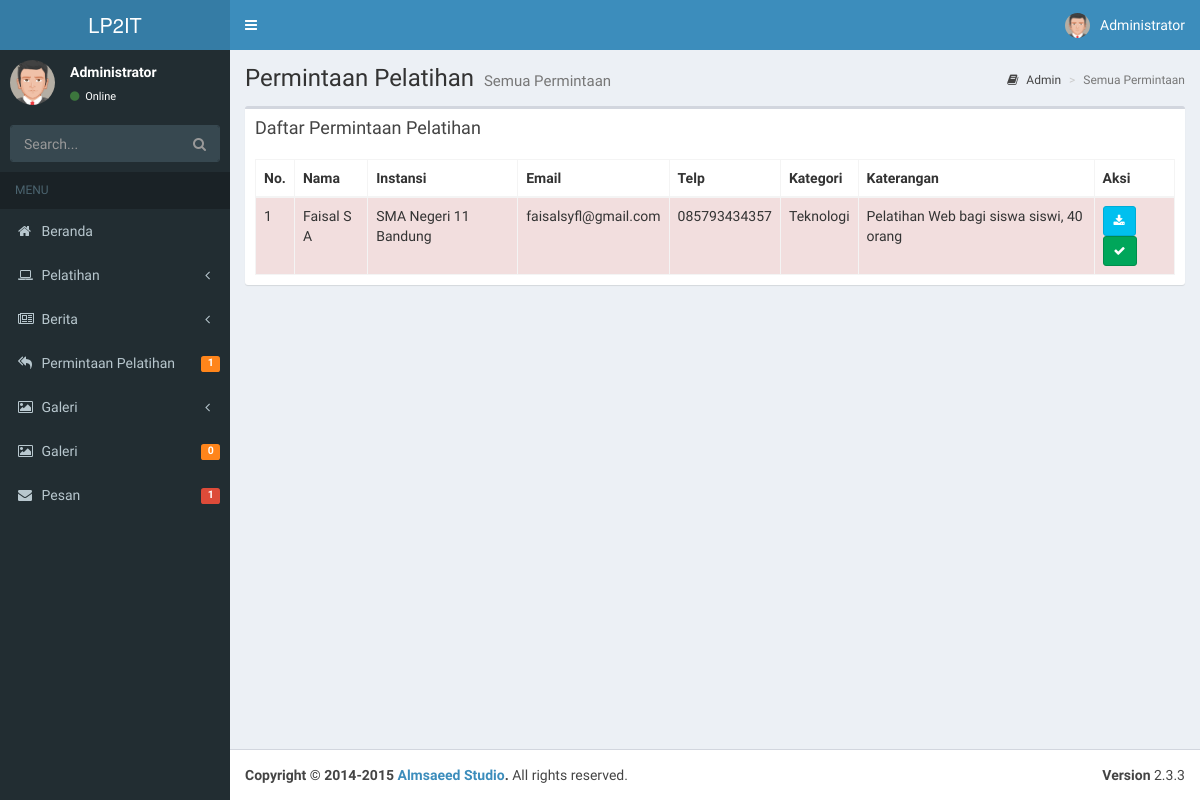
The page /index.php/admin/reqAll on the database as committed earlier.
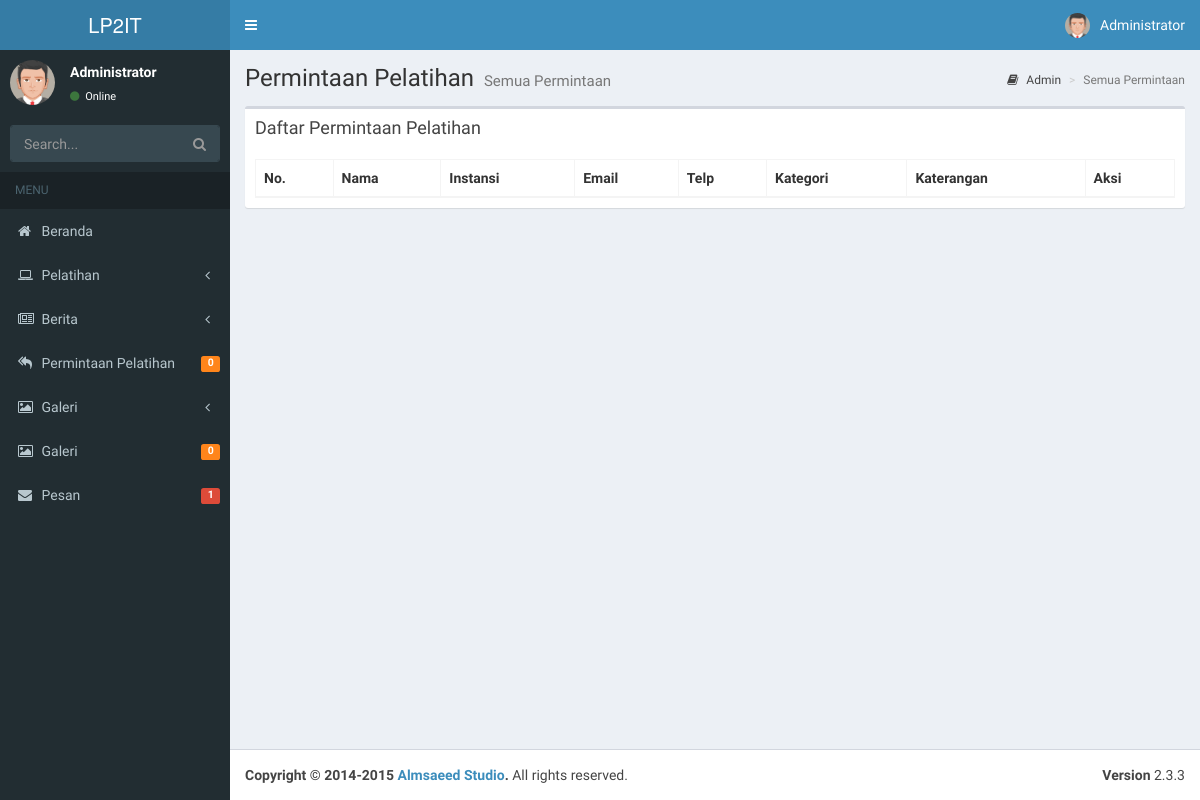
The same page on the database as committed later.
### tables this page shows
CREATE TABLE `tb_request` (
  `id` int(11) NOT NULL,
  `nama` varchar(255) NOT NULL,
  `instansi` varchar(255) NOT NULL,
  `email` varchar(255) NOT NULL,
  `telepon` varchar(255) NOT NULL,
  `kategori` varchar(255) NOT NULL,
  `keterangan` text NOT NULL,
  `file` varchar(255) NOT NULL,
  `stats` int(2) NOT NULL DEFAULT '0'
);

### application/controllers/Admin.php (called while the page is built, shortened)
<?php
class Admin extends CI_Controller {
	private $head;
	public function __construct(){
		$this->head['pelatihan'] = $this->ModelPelatihan->selectAll()->num_rows();
		$this->head['galeri'] = $this->ModelGaleri->selectAll()->num_rows();
		$this->head['berita'] = $this->ModelNews->selectAll()->num_rows();
		$this->head['pesan'] = $this->ModelPesan->selectAll()->num_rows();
		$this->head['request'] = $this->ModelRequest->selectAll()->num_rows();
	}
	public function reqAll(){
		$data['all'] = $this->ModelRequest->selectAll()->result_array();
		$this->load->view('admin/templates/header',$this->head);
		$this->load->view('admin/reqAll',$data);
		$this->load->view('admin/templates/footer');
	}
}

### index.php (called while the page is built, shortened)
<?php
require_once BASEPATH.'core/CodeIgniter.php';

### application/models/ModelRequest.php (called while the page is built, shortened)
<?php
class ModelRequest extends CI_Model {
	public $tableName;
	public function __construct(){
		$this->tableName = "tb_request";
	}
	public function selectAll($from=0,$offset=0){
		$this->db->select('*');
		$this->db->from($this->tableName);
		$this->db->order_by('stats','DESC');
		$this->db->limit($from,$offset);
		return $this->db->get();
	}
}

### application/views/admin/reqAll.php (the view, shortened to what the changed rows need)
<div class="content-wrapper">
  <section class="content-header">
    <h1>
      Permintaan Pelatihan
      <small>Semua Permintaan</small>
    </h1>
  </section>
  <section class="content">
    <div class="row">
      <div class="col-xs-12">
      <div class="box">
          <div class="box-body">
          <table id="dt" class="table table-bordered table-hover">
              <thead>
              <tr>
                  <th>No.</th>
                  <th>Nama</th>
                  <th>Instansi</th>
                  <th>Email</th>
                  <th>Telp</th>
                  <th>Kategori</th>
                  <th>Katerangan</th>
                  <th>Aksi</th>
              </tr>
              </thead>
              <tbody>
              <?php
              $i=1;foreach($all as $row){
               ?>
              <tr class="<?php if($row['stats'] == 1) echo "success"; else echo "danger";?>">
                  <td><?php echo $i++; ?></td>
                  <td><?php echo $row['nama']; ?></td>
                  <td><?php echo $row['instansi']; ?></td>
                  <td><?php echo $row['email']; ?></td>
                  <td><?php echo $row['telepon']; ?></td>
                  <td><?php echo $row['kategori']; ?></td>
                  <td><?php echo $row['keterangan']; ?></td>
                  <td>
                  <a title="Download Peserta" target="_blank" class="btn btn-sm btn-info" href="<?php echo base_url('uploads/peserta/'.$row['file']);?>"><i class="fa fa-download" ></i></a>
                  <button type="button" onclick="location.href='<?php echo site_url();?>Admin/markProcessed/<?php echo $row['id']; ?>'" class="btn btn-sm btn-<?php if($row['stats']==1)echo 'danger'; else echo 'success';?>"><i class="fa fa-<?php if($row['stats']==0)echo "check"; else echo "close"; ?>"></i></button>
                  </td>
              </tr>
              <?php } ?>
              </tbody>
          </table>
          </div>
      </div>
      </div>
  </div>
  </section>
</div>

### application/views/admin/templates/header.php (shortened to what the changed rows need)
<!DOCTYPE html>
<html>
<head>
  <link rel="stylesheet" href="<?php echo base_url(); ?>assets/css/bootstrap.min.css">
  <link rel="stylesheet" href="https://cdnjs.cloudflare.com/ajax/libs/font-awesome/4.5.0/css/font-awesome.min.css">
  <link rel="stylesheet" href="https://cdnjs.cloudflare.com/ajax/libs/ionicons/2.0.1/css/ionicons.min.css">
  <link rel="stylesheet" href="<?php echo base_url(); ?>assets/css/AdminLTE/AdminLTE.min.css">
  <link rel="stylesheet" href="<?php echo base_url(); ?>assets/css/AdminLTE/skins/_all-skins.min.css">
  <link rel="stylesheet" href="<?php echo base_url(); ?>plugins/iCheck/flat/blue.css">
  <link rel="stylesheet" href="<?php echo base_url(); ?>plugins/morris/morris.css">
  <link rel="stylesheet" href="<?php echo base_url(); ?>plugins/jvectormap/jquery-jvectormap-1.2.2.css">
  <link rel="stylesheet" href="<?php echo base_url(); ?>plugins/datepicker/datepicker3.css">
  <link rel="stylesheet" href="<?php echo base_url(); ?>plugins/daterangepicker/daterangepicker-bs3.css">
  <link rel="stylesheet" href="<?php echo base_url(); ?>plugins/bootstrap-wysihtml5/bootstrap3-wysihtml5.min.css">
  <link rel="stylesheet" href="<?php echo base_url(); ?>assets/styleadmin.css">
</head>
<body class="hold-transition skin-blue sidebar-mini">
<div class="wrapper">
  <aside class="main-sidebar">
    <section class="sidebar">
      <ul class="sidebar-menu">
        <li class="treeview">
          <a href="<?php echo site_url(); ?>Admin/reqAll">
            <span class="pull-right-container">
              <span class="label bg-orange pull-right"><?php echo $request; ?></span>
            </span>
          </a>
        </li>
        <li class="treeview">
          <a href="<?php echo site_url(); ?>Admin/reqAll">
            <span class="pull-right-container">
              <span class="label bg-orange pull-right"><?php echo $galeri; ?></span>
            </span>
          </a>
        </li>
        <li class="treeview">
          <a href="<?php echo site_url(); ?>Admin/kontakAll">
            <span class="pull-right-container">
              <span class="label label-danger pull-right"><?php echo $pesan; ?></span>
            </span>
          </a>
        </li>
      </ul>
    </section>
  </aside>

Rows that differ between the two databases and show on the page:
removed tb_request: id "1", stats "0", nama "Faisal S A", instansi "SMA Negeri 11 Bandung", email "faisalsyfl@gmail.com", telepon "085793434357", kategori "Teknologi", keterangan "Pelatihan Web bagi siswa siswi, 40 orang"
Other text that changed with them:
$request: (not shown) → "0"
$galeri: (not shown) → "0"
$pesan: (not shown) → "1"
